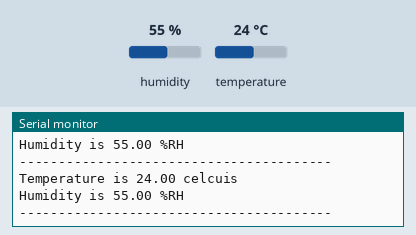
Bench run of a sketch on a simulated ESP8266 (NodeMCU). On the bench: the last lines printed to the serial monitor. The test bench sets the inputs (shaded band); at power-on: humidity 55 %, temperature 24 °C.

Above: at 3.8 s.
3.9 s: humidity set to 22 %
At 6.8 s:
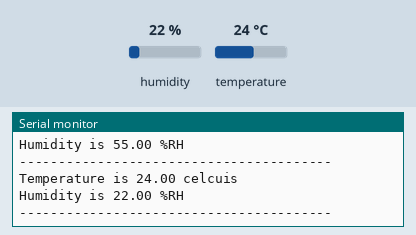
7.8 s: temperature set to 12 °C
At 10.5 s:
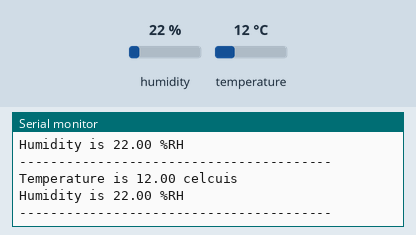
11.7 s: humidity set to 40 %
At 13.1 s:
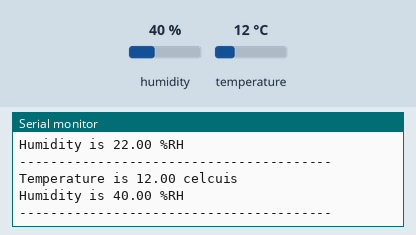
Timing chart, 0 to 14.7 s (numbered marks = the images above; inputs shaded):
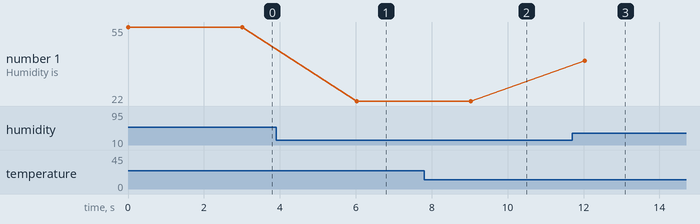

The sketch:

simple_dht.ino
```cpp
#include "ESP8266WiFi.h"
#include "DHT.h"

#define DHTPIN 4 // GPIO4 pin
#define DHTTYPE DHT22
DHT dht(DHTPIN, DHTTYPE);

float t,h;

void setup() {
  Serial.begin(115200);
  dht.begin();
}

void loop() {

  /* - DHT sensor reading - */
  t = dht.readTemperature();
  h = dht.readHumidity();

  if (isnan(t) || isnan(h)) {
    Serial.println("Failed to read from DHT sensor!");
    return;
  }

  Serial.println("Temperature is " + String(t) + " celcuis");
  Serial.println("Humidity is " + String(h) + " %RH");
  Serial.println("----------------------------------------");

  delay(3000);
}
```

Measured:
- after the input at 3.9 s, the serial monitor: prints a new line after 2.1 s (image 1)
- after the input at 7.8 s, the serial monitor: prints a new line after 1.2 s (image 2)
- after the input at 11.7 s, the serial monitor: prints a new line after 0.34 s (image 3)
- plotted number 1: 55 → 22 after the input at 3.9 s, 22 → 40 after the input at 11.7 s
